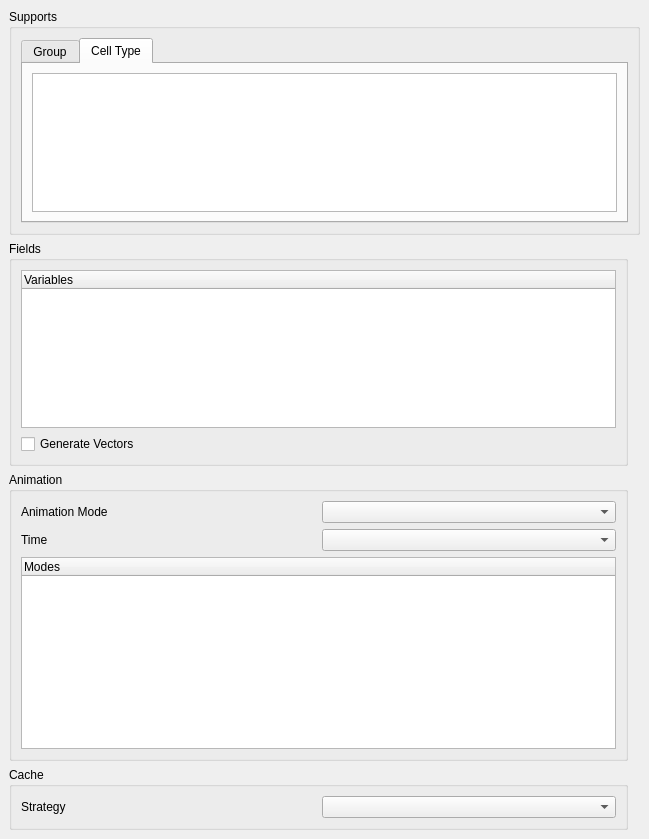
<?xml version="1.0" encoding="UTF-8"?>
<ui version="4.0">
 <class>MedReaderPanel</class>
 <widget class="QWidget" name="MedReaderPanel">
  <property name="geometry">
   <rect>
    <x>0</x>
    <y>0</y>
    <width>649</width>
    <height>839</height>
   </rect>
  </property>
  <property name="sizePolicy">
   <sizepolicy hsizetype="Preferred" vsizetype="Preferred">
    <horstretch>0</horstretch>
    <verstretch>0</verstretch>
   </sizepolicy>
  </property>
  <property name="windowTitle">
   <string>Form</string>
  </property>
  <layout class="QGridLayout" name="gridLayout">
   <property name="leftMargin">
    <number>9</number>
   </property>
   <property name="topMargin">
    <number>9</number>
   </property>
   <property name="rightMargin">
    <number>9</number>
   </property>
   <property name="bottomMargin">
    <number>9</number>
   </property>
   <item row="0" column="0" colspan="3">
    <widget class="QGroupBox" name="geometryGroupBox">
     <property name="sizePolicy">
      <sizepolicy hsizetype="Preferred" vsizetype="Preferred">
       <horstretch>0</horstretch>
       <verstretch>1</verstretch>
      </sizepolicy>
     </property>
     <property name="title">
      <string>Supports</string>
     </property>
     <layout class="QVBoxLayout">
      <property name="spacing">
       <number>6</number>
      </property>
      <property name="leftMargin">
       <number>9</number>
      </property>
      <property name="topMargin">
       <number>9</number>
      </property>
      <property name="rightMargin">
       <number>9</number>
      </property>
      <property name="bottomMargin">
       <number>9</number>
      </property>
      <item>
       <widget class="QTabWidget" name="tabWidget">
        <property name="enabled">
         <bool>true</bool>
        </property>
        <property name="currentIndex">
         <number>1</number>
        </property>
        <widget class="QWidget" name="groupTab">
         <attribute name="title">
          <string>Group</string>
         </attribute>
         <layout class="QVBoxLayout" name="verticalLayout">
          <item>
           <widget class="pqTreeView" name="Groups">
            <property name="minimumSize">
             <size>
              <width>0</width>
              <height>100</height>
             </size>
            </property>
            <property name="selectionMode">
             <enum>QAbstractItemView::ExtendedSelection</enum>
            </property>
            <property name="rootIsDecorated">
             <bool>false</bool>
            </property>
           </widget>
          </item>
         </layout>
        </widget>
        <widget class="QWidget" name="entityTab">
         <attribute name="title">
          <string>Cell Type</string>
         </attribute>
         <layout class="QHBoxLayout" name="horizontalLayout_2">
          <item>
           <widget class="pqTreeView" name="Entity">
            <property name="minimumSize">
             <size>
              <width>0</width>
              <height>100</height>
             </size>
            </property>
            <property name="selectionMode">
             <enum>QAbstractItemView::ExtendedSelection</enum>
            </property>
            <property name="rootIsDecorated">
             <bool>false</bool>
            </property>
           </widget>
          </item>
         </layout>
        </widget>
       </widget>
      </item>
     </layout>
    </widget>
   </item>
   <item row="1" column="0">
    <widget class="QGroupBox" name="fieldsGroupBox">
     <property name="sizePolicy">
      <sizepolicy hsizetype="Preferred" vsizetype="Preferred">
       <horstretch>0</horstretch>
       <verstretch>1</verstretch>
      </sizepolicy>
     </property>
     <property name="title">
      <string>Fields</string>
     </property>
     <layout class="QVBoxLayout" name="verticalLayout_4">
      <property name="spacing">
       <number>6</number>
      </property>
      <property name="leftMargin">
       <number>9</number>
      </property>
      <property name="topMargin">
       <number>9</number>
      </property>
      <property name="rightMargin">
       <number>9</number>
      </property>
      <property name="bottomMargin">
       <number>9</number>
      </property>
      <item>
       <widget class="pqTreeWidget" name="Variables">
        <property name="minimumSize">
         <size>
          <width>0</width>
          <height>100</height>
         </size>
        </property>
        <property name="rootIsDecorated">
         <bool>false</bool>
        </property>
        <column>
         <property name="text">
          <string>Variables</string>
         </property>
        </column>
       </widget>
      </item>
      <item>
       <widget class="QCheckBox" name="GenerateVectors">
        <property name="text">
         <string>Generate Vectors</string>
        </property>
       </widget>
      </item>
     </layout>
    </widget>
   </item>
   <item row="1" column="1">
    <spacer name="fieldsGroup">
     <property name="orientation">
      <enum>Qt::Vertical</enum>
     </property>
     <property name="sizeHint" stdset="0">
      <size>
       <width>0</width>
       <height>40</height>
      </size>
     </property>
    </spacer>
   </item>
   <item row="4" column="0" rowspan="2">
    <widget class="QGroupBox" name="timeGroupBox">
     <property name="title">
      <string>Animation</string>
     </property>
     <layout class="QVBoxLayout" name="verticalLayout_3">
      <item>
       <layout class="QHBoxLayout" name="horizontalLayout_3">
        <item>
         <widget class="QLabel" name="AnimationModeLabel">
          <property name="text">
           <string>Animation Mode</string>
          </property>
         </widget>
        </item>
        <item>
         <widget class="QComboBox" name="AnimationModeCombo"/>
        </item>
       </layout>
      </item>
      <item>
       <layout class="QHBoxLayout" name="TimeLayout">
        <item>
         <widget class="QLabel" name="TimeLabel">
          <property name="text">
           <string>Time</string>
          </property>
         </widget>
        </item>
        <item>
         <widget class="QComboBox" name="TimeCombo"/>
        </item>
       </layout>
      </item>
      <item>
       <widget class="pqTreeWidget" name="Modes">
        <property name="minimumSize">
         <size>
          <width>0</width>
          <height>100</height>
         </size>
        </property>
        <property name="rootIsDecorated">
         <bool>false</bool>
        </property>
        <column>
         <property name="text">
          <string>Modes</string>
         </property>
        </column>
       </widget>
      </item>
     </layout>
    </widget>
   </item>
   <item row="5" column="1">
    <spacer name="animationGroup">
     <property name="orientation">
      <enum>Qt::Vertical</enum>
     </property>
     <property name="sizeHint" stdset="0">
      <size>
       <width>0</width>
       <height>40</height>
      </size>
     </property>
    </spacer>
   </item>
   <item row="6" column="0">
    <widget class="QGroupBox" name="groupBox">
     <property name="title">
      <string>Cache</string>
     </property>
     <layout class="QVBoxLayout" name="verticalLayout_2">
      <item>
       <layout class="QHBoxLayout" name="horizontalLayout">
        <item>
         <widget class="QLabel" name="strategyLabel">
          <property name="text">
           <string>Strategy</string>
          </property>
         </widget>
        </item>
        <item>
         <widget class="QComboBox" name="CacheStrategy"/>
        </item>
       </layout>
      </item>
     </layout>
    </widget>
   </item>
  </layout>
 </widget>
 <customwidgets>
  <customwidget>
   <class>pqTreeWidget</class>
   <extends>QTreeWidget</extends>
   <header>pqTreeWidget.h</header>
  </customwidget>
  <customwidget>
   <class>pqTreeView</class>
   <extends>QTreeView</extends>
   <header>pqTreeView.h</header>
  </customwidget>
 </customwidgets>
 <resources/>
 <connections/>
 <designerdata>
  <property name="gridDeltaX">
   <number>10</number>
  </property>
  <property name="gridDeltaY">
   <number>10</number>
  </property>
  <property name="gridSnapX">
   <bool>false</bool>
  </property>
  <property name="gridSnapY">
   <bool>false</bool>
  </property>
  <property name="gridVisible">
   <bool>true</bool>
  </property>
 </designerdata>
</ui>
